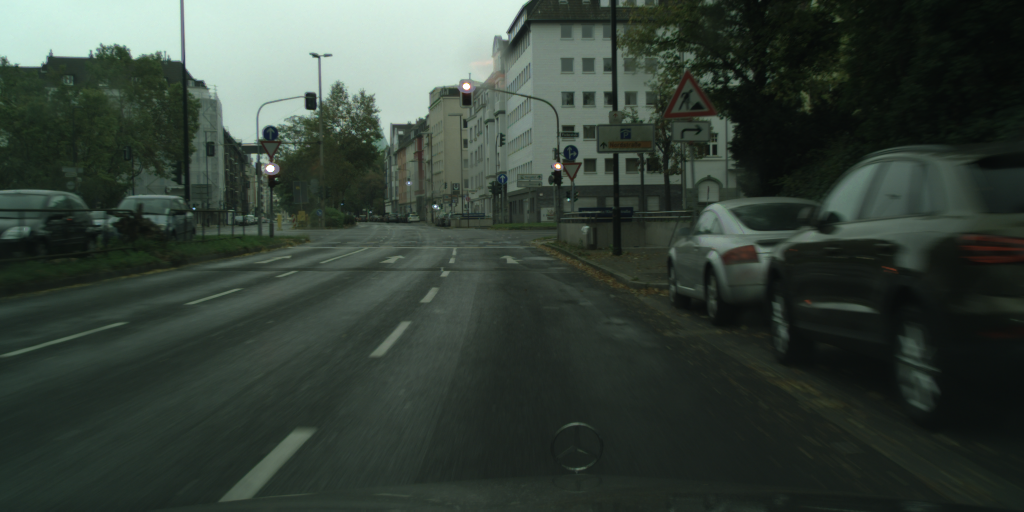
#> input picture part_III_Estimating_distance/data/dusseldorf_000049_000024_leftImg8bit.png, 2048 x 1024 px (shown at 1/2 size); its folder holds only this picture in this run
$ python run_attention.py --image ../../part_III_Estimating_distance/data/dusseldorf_000049_000024_leftImg8bit.png --dir ../../part_III_Estimating_distance/data
#> lines starting #> are read from the running program, lines starting #| are printed output that depends on the picture; after the words box and inside, x2 and y2 are one past the last pixel; in counts of white or black regions, pixels touching at a corner belong together
#> in test_find_tfl_lights, image is the input picture: shape (1024, 2048, 3); mean R, G, B 53.7, 64.6, 56.4
import PIL
import numpy
from matplotlib import patches

try:
    print("Elementary imports: ")
    import os
    import json
    import glob
    import argparse

    print("numpy/scipy imports:")
    import numpy as np
    from scipy import signal as sg
    import scipy.ndimage as ndimage
    from scipy.ndimage.filters import maximum_filter

    print("PIL imports:")
    from PIL import Image

    print("matplotlib imports:")
    import matplotlib.pyplot as plt
except ImportError:
    print("Need to fix the installation")
    raise

print("All imports okay. Yay!")


def non_max_suppression(dim, result, c_image, color):
    coord_x, coord_y = [], []

    image_height, image_width = result.shape[:2]

    for i in range(0, image_height - dim, dim):
        for j in range(0, image_width - dim, dim):
            max_coord = np.argmax(result[i:i + dim, j:j + dim])
            local_max = np.amax(result[i:i + dim, j:j + dim])

            if 120 < local_max:
                coord_x.append(max_coord // dim + i)
                coord_y.append(max_coord % dim + j)
                c_image[max_coord // dim + i, max_coord % dim + j] = color

    return coord_x, coord_y


def print_picture(picture, grad):
    result = ndimage.maximum_filter(grad, size=5)
    fig, (ax_orig, ax_mag, ax_ang) = plt.subplots(3, 1, figsize=(12, 30))
    ax_orig.imshow(picture)
    ax_orig.set_title('Original')
    ax_orig.set_axis_off()
    ax_mag.imshow(np.absolute(grad))
    ax_mag.set_title('Gradient magnitude')
    ax_mag.set_axis_off()
    ax_ang.imshow(np.absolute(result))
    ax_ang.set_title('Gradient orientation')
    ax_ang.set_axis_off()
    fig.show()
    return result


def find_tfl_lights(c_image: np.ndarray, **kwargs):
    """
    Detect candidates for TFL lights. Use c_image, kwargs and you imagination to implement
    :param c_image: The image itself as np.uint8, shape of (H, W, 3)
    :param kwargs: Whatever config you want to pass in here
    :return: 4-tuple of x_red, y_red, x_green, y_green
    """

    filter_kernel = ([
        [-2/225, -2/225, -2/225, -2/225, -2/225, -2/225, -2/225, -2/225, -2/225, -2/225, -2/225, -2/225, -2/225, -2/225, -2/225],
        [-2/225, -1/225, -1/225, -1/225, -1/225, -1/225, -1/225, -1/225, -1/225, -1/225, -1/225, -1/225, -1/225, -1/225, -2/225],
        [-2/225, -1/225, -1/225, -1/225, -1/225, -1/225, -1/225, -1/225, -1/225, -1/225, -1/225, -1/225, -1/225, -1/225, -2/225],
        [-2/225, -1/225, -1/225, -1/225, -1/225, -1/225, -1/225, -1/225, -1/225, -1/225, -1/225, -1/225, -1/225, -1/225, -2/225],
        [-2/225, -1/225, -1/225, -1/225, -1/225, -1/225, -1/225, -1/225, -1/225, -1/225, -1/225, -1/225, -1/225, -1/225, -2/225],
        [-2/225, -1/225, -1/225, -1/225,    0,      0,      0,      0,      0,   -1/225, -1/225, -1/225, -1/225, -1/225, -2/225],
        [-2/225, -1/225, -1/225, -1/225,    0,    5/225,  5/225,  5/225,    0,   -1/225, -1/225, -1/225, -1/225, -1/225, -2/225],
        [-2/225, -1/225, -1/225, -1/225,    0,    5/225, 224/225, 5/225,    0,   -1/225, -1/225, -1/225, -1/225, -1/225, -2/225],
        [-2/225, -1/225, -1/225, -1/225,    0,    5/225,  5/225,  5/225,    0,   -1/225, -1/225, -1/225, -1/225, -1/225, -2/225],
        [-2/225, -1/225, -1/225, -1/225,    0,      0,      0,      0,      0,   -1/225, -1/225, -1/225, -1/225, -1/225, -2/225],
        [-2/225, -1/225, -1/225, -1/225, -1/225, -1/225, -1/225, -1/225, -1/225, -1/225, -1/225, -1/225, -1/225, -1/225, -2/225],
        [-2/225, -1/225, -1/225, -1/225, -1/225, -1/225, -1/225, -1/225, -1/225, -1/225, -1/225, -1/225, -1/225, -1/225, -2/225],
        [-2/225, -1/225, -1/225, -1/225, -1/225, -1/225, -1/225, -1/225, -1/225, -1/225, -1/225, -1/225, -1/225, -1/225, -2/225],
        [-2/225, -1/225, -1/225, -1/225, -1/225, -1/225, -1/225, -1/225, -1/225, -1/225, -1/225, -1/225, -1/225, -1/225, -2/225],
        [-2/225, -2/225, -2/225, -2/225, -2/225, -2/225, -2/225, -2/225, -2/225, -2/225, -2/225, -2/225, -2/225, -2/225, -2/225]])

    im_red = c_image[:, :, 0]
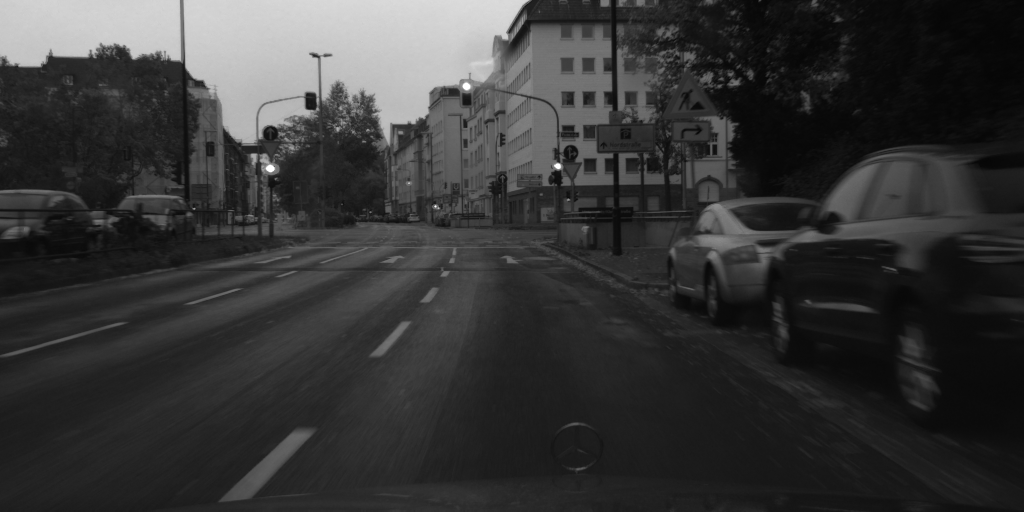
#> im_red: shape (1024, 2048) (shown at 1/2 size); min 0, max 255, mean 53.7
    im_green = c_image[:, :, 1]
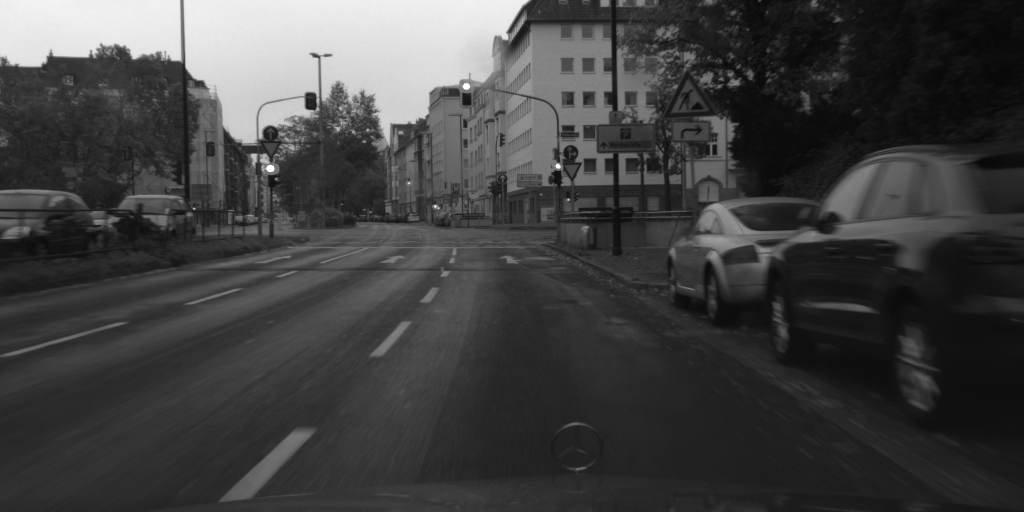
#> im_green: shape (1024, 2048) (shown at 1/2 size); min 8, max 255, mean 64.6

    grad = sg.convolve2d(im_red, filter_kernel, boundary='symm', mode='same')
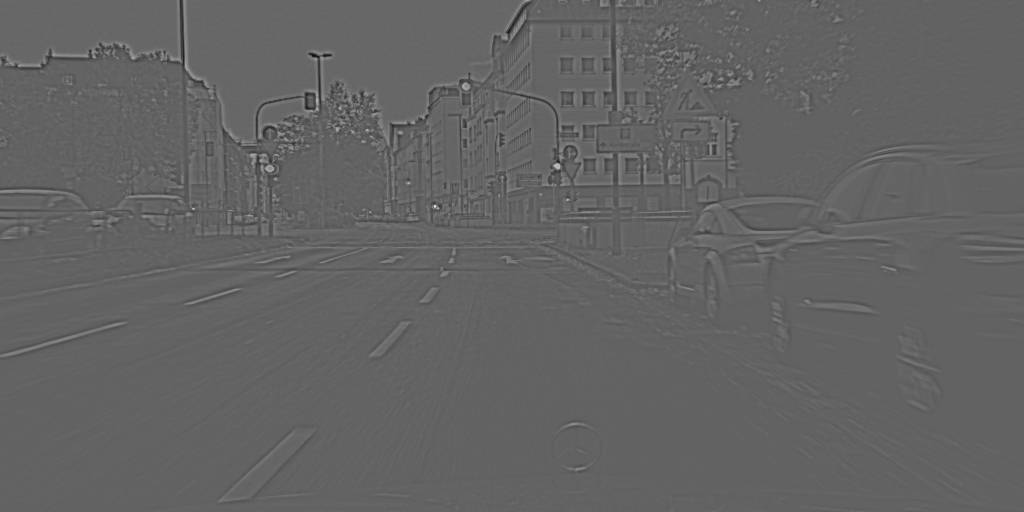
#> grad: shape (1024, 2048) float64 (shown at 1/2 size); min -134.4, max 214.8, mean 1.9; drawn with min black and max white
    result = print_picture(im_red, grad)
#> in print_picture, `result = ndimage.maximum_filter(grad, size=5)`:
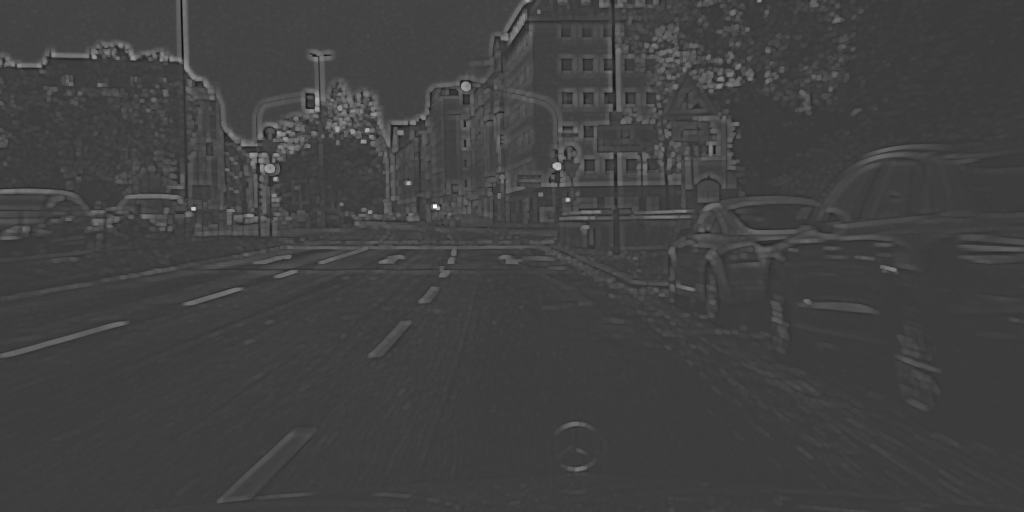
#> result: shape (1024, 2048) float64 (shown at 1/2 size); min -63.8, max 214.8, mean 7.5; drawn with min black and max white
#> in print_picture, `fig.show()`:
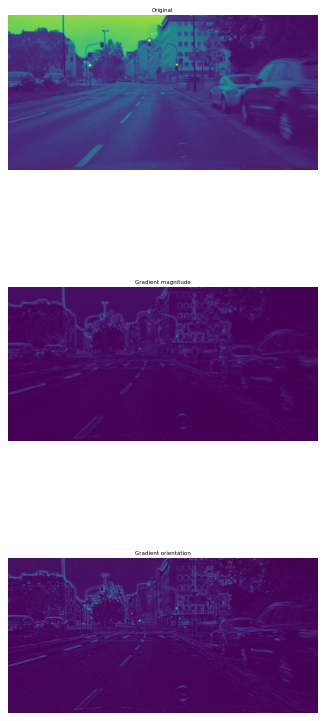
#> figure drawn by matplotlib, 3 panels
    x_red, y_red = non_max_suppression(20, result, c_image, [255, 0, 0])
#> after the loop in non_max_suppression, `for i in range(0, image_height - dim, dim):`: coord_x = [335, 334, 364, 397, 416, 410, 400, 420]; coord_y = [1114, 1120, 815, 1133, 385, 867, 1133, 385]
#> x_red = [335, 334, 364, 397, 416, 410, 400, 420]; y_red = [1114, 1120, 815, 1133, 385, 867, 1133, 385]

    grad = sg.convolve2d(im_green, filter_kernel, boundary='symm', mode='same')
#> im_green: shape (1024, 2048); under 0.01% of pixels changed, all inside (x1, y1, x2, y2) = (385, 334, 1134, 421)
    result = print_picture(im_green, grad)
    x_green, y_green = non_max_suppression(20, result, c_image, [0, 255, 0])
#> after the loop in non_max_suppression (call 2), `for i in range(0, image_height - dim, dim):`: c_image: shape (1024, 2048, 3); mean R, G, B 53.7, 64.6, 56.4
#> x_green = [199, 200, 257, 260, 333, 333, 355, 360, 364, 364, 397, 414, 410, 400, 420]; y_green = [632, 632, 732, 732, 1114, 1120, 548, 548, 815, 820, 1133, 385, 867, 1133, 385]

    fig, (max_mag) = plt.subplots(1, 1, figsize=(6, 15))
    max_mag.set_axis_off()
    max_mag.imshow(np.absolute(c_image))
    fig.show()

    print(f"x_red  : {x_red}")
#| x_red  : [335, 334, 364, 397, 416, 410, 400, 420]
    print(f"y_red  : {y_red}")
#| y_red  : [1114, 1120, 815, 1133, 385, 867, 1133, 385]
    print(f"x_green: {x_green}")
#| x_green: [199, 200, 257, 260, 333, 333, 355, 360, 364, 364, 397, 414, 410, 400, 420]
    print(f"y_green: {y_green}")
#| y_green: [632, 632, 732, 732, 1114, 1120, 548, 548, 815, 820, 1133, 385, 867, 1133, 385]

    # [4 lines of commented-out code are left out]

    return x_red, y_red, x_green, y_green


def show_image_and_gt(image, objs, fig_num=None):
    plt.figure(fig_num).clf()
    plt.imshow(image)
    labels = set()
    if objs is not None:
        for o in objs:
            poly = np.array(o['polygon'])[list(np.arange(len(o['polygon']))) + [0]]
            plt.plot(poly[:, 0], poly[:, 1], 'r', label=o['label'])
            labels.add(o['label'])
        if len(labels) > 1:
            plt.legend()


def test_find_tfl_lights(image_path, json_path=None, fig_num=None):
    """
    Run the attention code
    """
    image = np.array(Image.open(image_path))
    if json_path is None:
        objects = None
    else:
        gt_data = json.load(open(json_path))
        what = ['traffic light']
        objects = [o for o in gt_data['objects'] if o['label'] in what]
    show_image_and_gt(image, objects, fig_num)
    find_tfl_lights(image, some_threshold=42)

    # red_x, red_y, green_x, green_y = find_tfl_lights(image, some_threshold=42)
    # plt.plot(red_x, red_y, 'ro', color='r', markersize=4)
    # plt.plot(green_x, green_y, 'ro', color='g', markersize=4)


def main(argv=None):
    """It's nice to have a standalone tester for the algorithm.
    Consider looping over some images from here, so you can manually exmine the results
    Keep this functionality even after you have all system running, because you sometime want to debug/improve a module
    :param argv: In case you want to programmatically run this"""
    parser = argparse.ArgumentParser("Test TFL attention mechanism")
    parser.add_argument('-i', '--image', type=str, help='Path to an image')
    parser.add_argument("-j", "--json", type=str, help="Path to json GT for comparison")
    parser.add_argument('-d', '--dir', type=str, help='Directory to scan images in')
    args = parser.parse_args(argv)
    default_base = '../../data'
    if args.dir is None:
        args.dir = default_base
    flist = glob.glob(os.path.join(args.dir, '*_leftImg8bit.png'))
    for image in flist:
        json_fn = image.replace('_leftImg8bit.png', '_gtFine_polygons.json')
        if not os.path.exists(json_fn):
            json_fn = None
        test_find_tfl_lights(image, json_fn)
    if len(flist):
        print("You should now see some images, with the ground truth marked on them. Close all to quit.")
    else:
        print("Bad configuration?? Didn't find any picture to show")
    plt.show(block=True)


if __name__ == '__main__':
    main()

$ run again, on part_III_Estimating_distance/data/dusseldorf_000049_000026_leftImg8bit.png
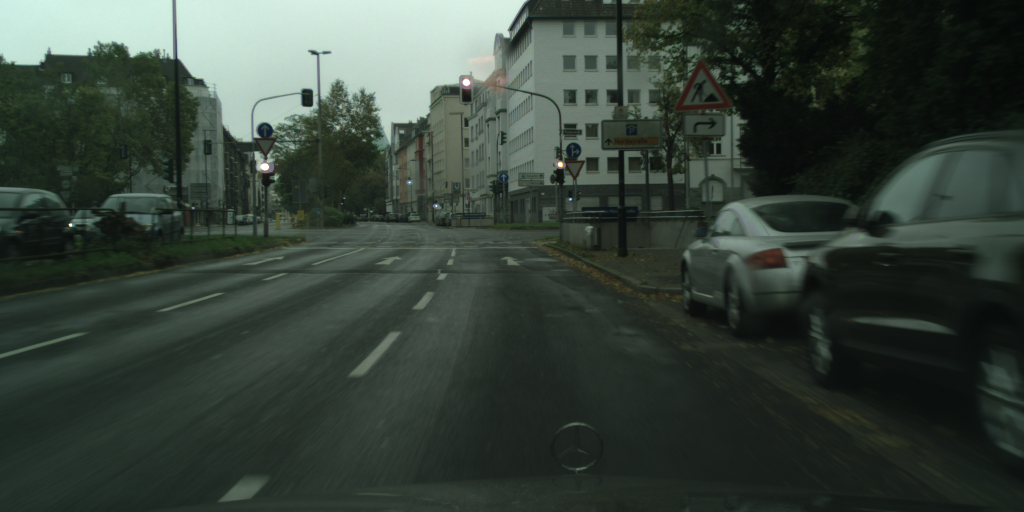
#> input picture part_III_Estimating_distance/data/dusseldorf_000049_000026_leftImg8bit.png, 2048 x 1024 px (shown at 1/2 size)
#> in test_find_tfl_lights, image is the input picture: shape (1024, 2048, 3); mean R, G, B 54.2, 65.4, 57.1
#> in print_picture, `result = ndimage.maximum_filter(grad, size=5)`:
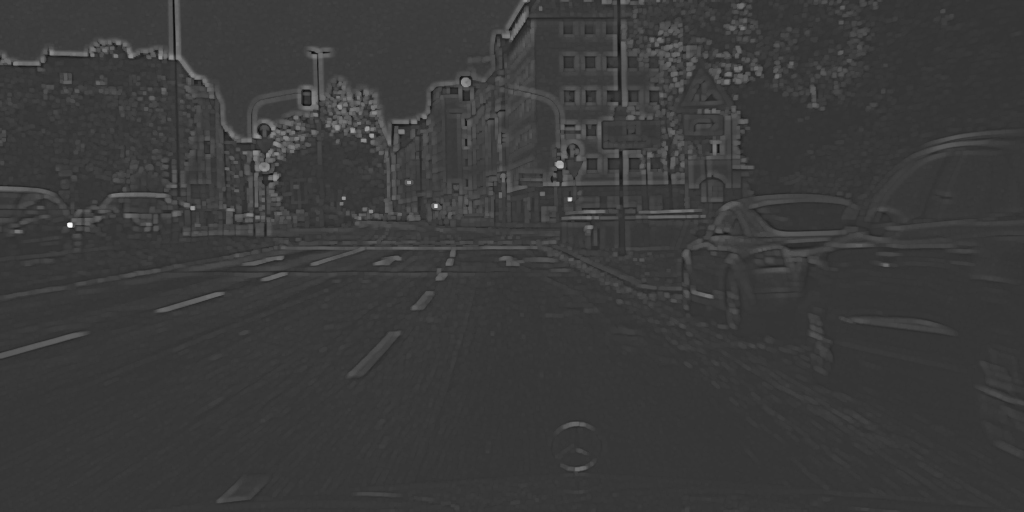
#> result: shape (1024, 2048) float64 (shown at 1/2 size); min -58.05, max 227.5, mean 7.6; drawn with min black and max white
#> in print_picture, `fig.show()`:
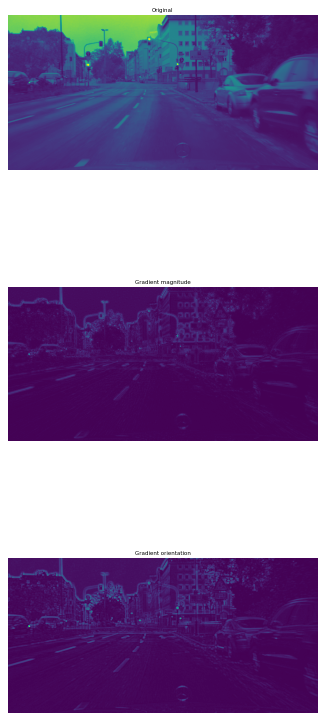
#> figure drawn by matplotlib, 3 panels
#> after the loop in non_max_suppression, `for i in range(0, image_height - dim, dim):`: coord_x = [331, 331, 397, 397, 409, 400, 400, 447, 447]; coord_y = [1119, 1120, 1137, 1140, 869, 1137, 1140, 136, 140]
#> x_red = [331, 331, 397, 397, 409, 400, 400, 447, 447]; y_red has the same summary as coord_y in non_max_suppression
#> x_green = [259, 255, 260, 269, 330, 330, 362, 362, 396, 396, 409, 400, 400, 448, 448]; y_green = [703, 732, 703, 741, 1119, 1120, 816, 820, 1138, 1140, 869, 1138, 1140, 137, 140]
#| x_red  : [331, 331, 397, 397, 409, 400, 400, 447, 447]
#| y_red  : [1119, 1120, 1137, 1140, 869, 1137, 1140, 136, 140]
#| x_green: [259, 255, 260, 269, 330, 330, 362, 362, 396, 396, 409, 400, 400, 448, 448]
#| y_green: [703, 732, 703, 741, 1119, 1120, 816, 820, 1138, 1140, 869, 1138, 1140, 137, 140]
